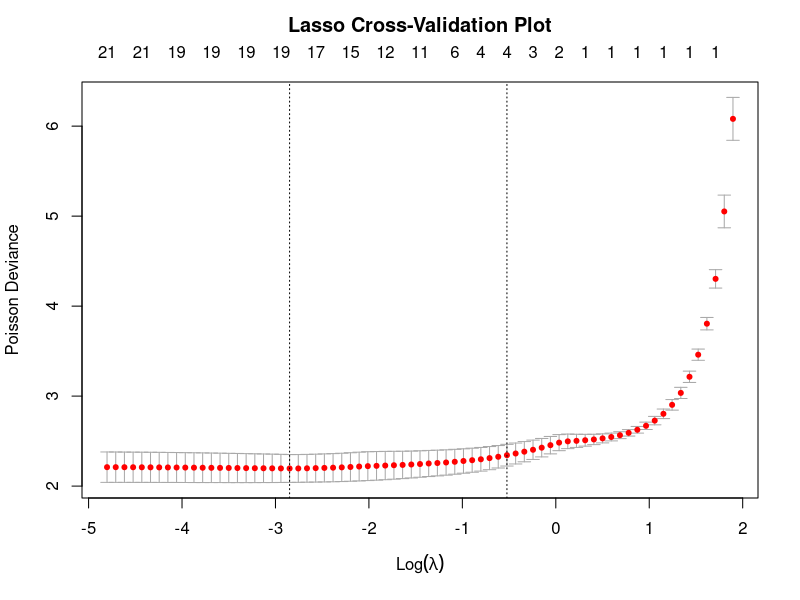
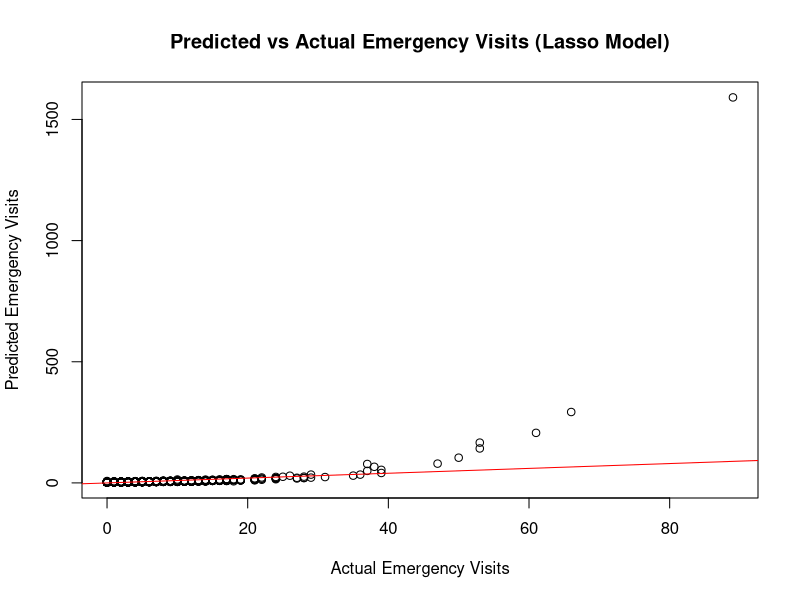

R code for these plots, in order:
## ---- chunk 1
knitr::opts_chunk$set(echo = TRUE)

# Load necessary libraries
library(tidyverse)
library(glmnet)
library(MASS)
library(AER)
## ---- chunk 2
# Load data
data(NMES1988)
NMES1988 <- NMES1988 %>% mutate(emergency = visits)

# Split the data into training and test sets
set.seed(1)
n <- nrow(NMES1988)
train_index <- sample(1:n, size = 0.7 * n)
train <- NMES1988[train_index, ]
test <- NMES1988[-train_index, ]
## ---- chunk 3
# Fit a Negative Binomial model for emergency room visits
negbin_model <- glm.nb(emergency ~ ., data = train)
summary(negbin_model)

# Display the Negative Binomial model summary
summary(negbin_model)
## ---- chunk 4
# Variable selection using Lasso
X_train <- model.matrix(emergency ~ . - 1, data = train)
Y_train <- train$emergency

# Fit Lasso using cross-validation
set.seed(3456787)
lasso_model <- cv.glmnet(X_train, Y_train, alpha = 1, family = "poisson")
lasso_lambda_min <- lasso_model$lambda.min
coef(lasso_model, s = lasso_lambda_min)
## ---- chunk 5
# Cross-validation plot for Lasso
plot(lasso_model)
title("Lasso Cross-Validation Plot", line = 2.5)

# Display selected coefficients for the lambda.min model in Lasso
coef(lasso_model, s = lasso_lambda_min)

# Evaluation on test data for the final Lasso model
X_test <- model.matrix(emergency ~ . - 1, data = test)
Y_test <- test$emergency
pred_final <- predict(lasso_model, X_test, s = lasso_lambda_min, type = "response")

# Predicted vs Actual Plot for Lasso model
plot(Y_test, pred_final, xlab = "Actual Emergency Visits", ylab = "Predicted Emergency Visits",
     main = "Predicted vs Actual Emergency Visits (Lasso Model)")
abline(0, 1, col = "red")
## ---- chunk 6
# Calculate log-likelihood on the test data for the selected model
log_likelihood <- sum(Y_test * log(pred_final) - pred_final - log(factorial(Y_test)))
log_likelihood
